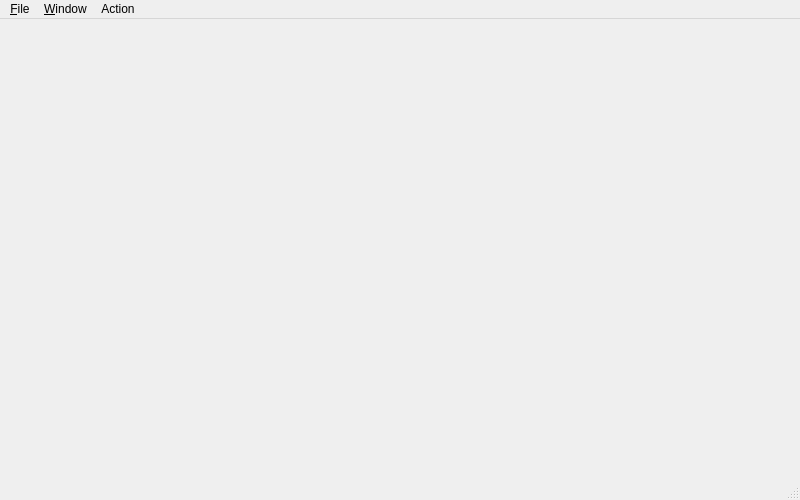
<?xml version="1.0" encoding="UTF-8"?>
<ui version="4.0">
 <class>LeadBankProMainWindow</class>
 <widget class="QMainWindow" name="LeadBankProMainWindow">
  <property name="geometry">
   <rect>
    <x>0</x>
    <y>0</y>
    <width>800</width>
    <height>500</height>
   </rect>
  </property>
  <property name="minimumSize">
   <size>
    <width>800</width>
    <height>500</height>
   </size>
  </property>
  <property name="windowTitle">
   <string>FB LeadBank Pro</string>
  </property>
  <property name="windowIcon">
   <iconset resource="leadbankpro.qrc">
    <normaloff>:/data/data/imgdata/128x128.png</normaloff>:/data/data/imgdata/128x128.png</iconset>
  </property>
  <widget class="LeadBankProSimpleUi" name="centralWidget"/>
  <widget class="QMenuBar" name="menuBar">
   <property name="geometry">
    <rect>
     <x>0</x>
     <y>0</y>
     <width>800</width>
     <height>21</height>
    </rect>
   </property>
   <widget class="QMenu" name="menu_File">
    <property name="title">
     <string>&amp;File</string>
    </property>
   </widget>
   <widget class="QMenu" name="menu_Window">
    <property name="title">
     <string>&amp;Window</string>
    </property>
    <addaction name="actionLog_Window"/>
   </widget>
   <widget class="QMenu" name="menuAction">
    <property name="title">
     <string>Action</string>
    </property>
    <addaction name="action_Clear_Logs"/>
   </widget>
   <addaction name="menu_File"/>
   <addaction name="menu_Window"/>
   <addaction name="menuAction"/>
  </widget>
  <widget class="QStatusBar" name="statusBar"/>
  <action name="actionLog_Window">
   <property name="text">
    <string>Log Window</string>
   </property>
  </action>
  <action name="action_Clear_Logs">
   <property name="text">
    <string>&amp;Clear Logs</string>
   </property>
  </action>
 </widget>
 <layoutdefault spacing="6" margin="11"/>
 <customwidgets>
  <customwidget>
   <class>LeadBankProSimpleUi</class>
   <extends>QWidget</extends>
   <header>leadbankprosimpleui.h</header>
   <container>1</container>
  </customwidget>
 </customwidgets>
 <resources>
  <include location="leadbankpro.qrc"/>
 </resources>
 <connections/>
</ui>
